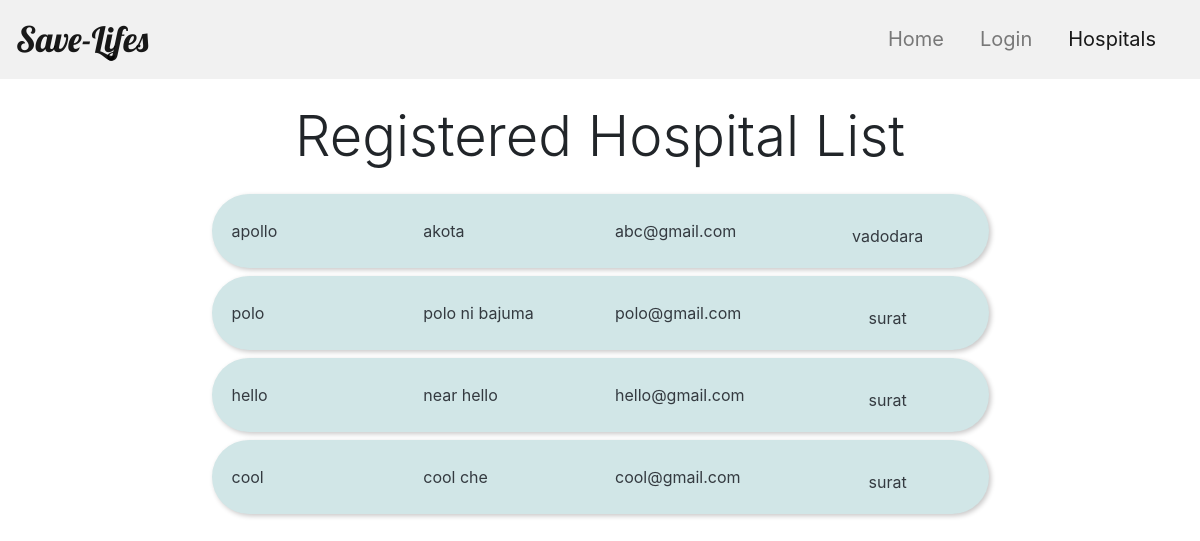
The page /Hospital/Mainpage/ on the database as committed earlier.
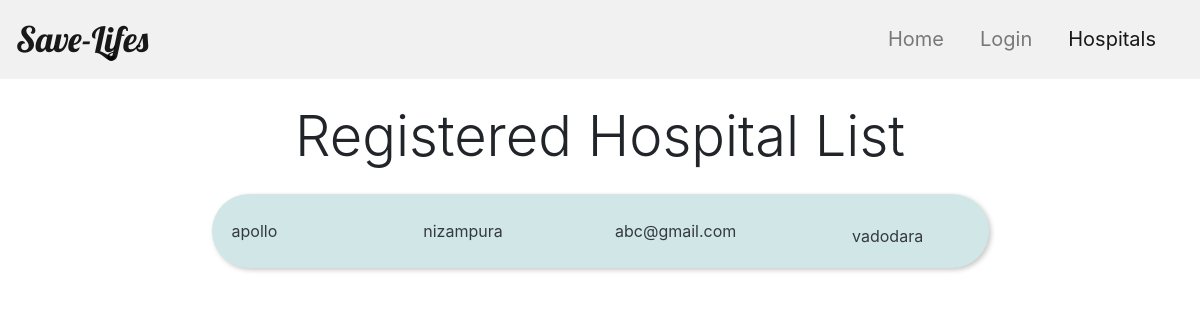
The same page on the database as committed later.
### hospital/models.py (models this page shows)
class Hospital(models.Model):
    hospital_email=models.CharField(max_length=50,primary_key=True,help_text ='write your email')
    hospital_name=models.CharField(max_length=30)
    hospital_city=models.CharField(max_length=20)
    hospital_mobile_no=models.CharField(max_length=10)
    hospital_address=models.CharField(max_length=100,help_text = 'write your email')
    zip_code=models.CharField(max_length=6)

### hospital/views.py (the view)
# urls.py: url('Mainpage/',Mainpage),
def Mainpage(request):
    hospitals=Hospital.objects.all()
    return render(request, 'main.html', {'hospitals':hospitals})

### hospital/templates/main.html (shortened to what this page needs)
<html>
<head>
    {% load static %}
    <link rel="stylesheet" type="text/css" href="{% static 'css/style2.css' %}">
    <link rel="stylesheet" href="https://stackpath.bootstrapcdn.com/bootstrap/4.4.1/css/bootstrap.min.css">
</head>
<body>
    <nav class="navbar navbar-expand-lg navbar-light sticky-top" style="background-color: #f1f1f1;">
        <a class="navbar-brand" href="#" style="font-size: 35px;">Save-Lifes</a>
        <div class="collapse navbar-collapse justify-content-end" id="navbarNavAltMarkup">
            <div class="navbar-nav" style="font-size: 20px;">
                <a class="nav-item nav-link" href="/Home/Homepage">Home</a>
                <a class="nav-item nav-link" href="/Hospital/loginpage">Login</a>
                <a class="nav-item nav-link active" href="/Hospital/Mainpage">Hospitals</a>
            </div>
        </div>
    </nav>
    <div class="container">
        <h2 class="my-4 text-center display-4">Registered Hospital List</h2>
        {% for hospital in hospitals%}
        <div class="card mb-2 text-dark biLeft " style="background:rgb(209, 230, 231) ;width: 70%; margin: auto;border-radius: 40px;  box-shadow: 2px 2px 5px .1px rgb(201, 200, 200);border:none">
            <div class="card-body">
                <div class="row">
                    <div class="col">
                        {{hospital.hospital_name}}
                    </div>
                    <div class="col">
                        {{hospital.hospital_address}}
                    </div>
                    <div class="col">
                        {{hospital.hospital_email}}
                    </div>
                    <div class="col text-center" style="margin-top:10px;">
                        {{hospital.hospital_city}}
                    </div>
                </div>
            </div>
        </div>
        {% endfor%}
</body>
</html>

### blood_donation/static/css/style2.css (style rules this page uses)
.navbar-brand { font-family: 'Lobster', cursive; font-size: 30px; }
.navbar-nav a:after, .navbar-nav a:before { transition: all .5s; }
.navbar-nav a { position: relative; margin-right: 20px; }
.navbar-nav a:after { position: absolute; bottom: 0; left: 0; right: 0; margin: auto; width: 0%; content: '.'; color: transparent; background: #aaa; height: 1px; }
div.card { box-shadow: 0 4px 8px 0 rgba(0, 0, 0, 0.1); border-radius: 20px; background-color: rgb(209, 230, 231); border: none; }
.col { margin: auto; }
.biLeft { animation: bounce-in-left 1s both; animation-delay: 0s; }

Rows that differ between the two databases and show on the page:
removed Hospital: hospital_name "polo", hospital_address "polo ni bajuma", hospital_email "polo@gmail.com", hospital_city "surat"
removed Hospital: hospital_name "hello", hospital_address "near hello", hospital_email "hello@gmail.com", hospital_city "surat"
removed Hospital: hospital_name "cool", hospital_address "cool che", hospital_email "cool@gmail.com", hospital_city "surat"
changed Hospital "apollo": hospital_address "akota" → "nizampura"
